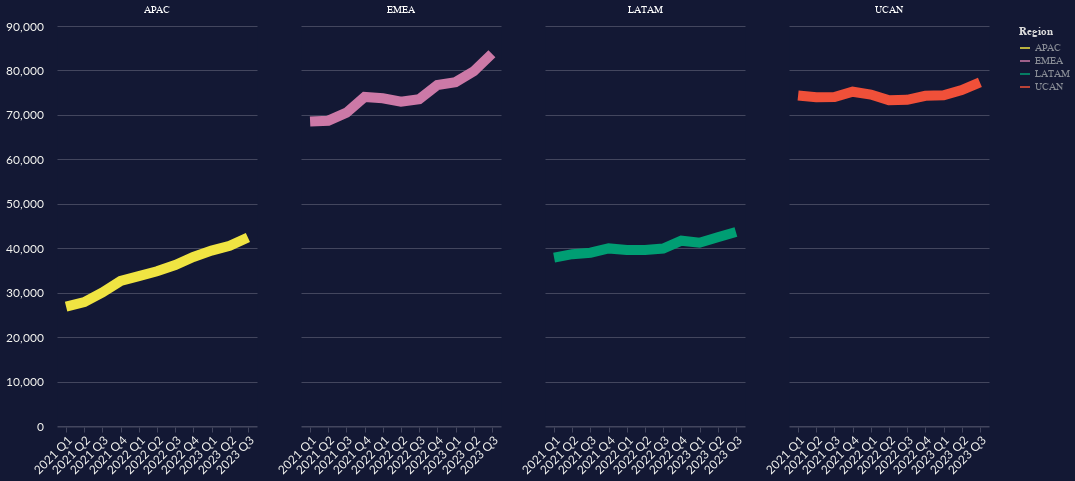

The notebook cell this image was saved under:
### Code cell
line_chart = alt.Chart(df).mark_line(size=10).encode(
    x=alt.X('Quarter:O', axis=alt.Axis(labelAngle=-45)),
    y=alt.Y("Paid memberships at end of period:Q"),
    color=alt.Color("Region:N", legend=alt.Legend(title="Region")),
    column=alt.Column("Region:N", header=alt.Header(title=None)),
    tooltip=['Quarter:O', 'Paid memberships at end of period:Q', 'Region:N']
).properties(
    width=200,
    height=400
)
line_chart

### Figure 1 — Vega-Lite specification as saved in the notebook (floating-point values rounded to 4 significant figures)
{"autosize": {"type": "fit", "contains": "padding"}, "config": {"title": {"fontSize": 18, "font": "Lato", "anchor": "start", "color": "#ffffff", "subtitlefont": "Lato"}, "style": {"guide-label": {"fill": "#fff"}, "guide-title": {"fill": "#fff"}}, "axisX": {"labelColor": "#F5F5F1", "titleColor": "#ededed", "domain": true, "domainColor": "#43465e", "domainWidth": 0.5, "grid": false, "labelFont": "Lato", "labelFontSize": 12, "labelAngle": 0, "tickColor": "#43465e", "tickSize": 5, "titleFont": "Lato", "titleFontSize": 12, "titlePadding": 10, "title": "X Axis Title (units)"}, "axisY": {"domain": false, "domainColor": "#e4e4e4", "grid": true, "gridColor": "#43465e", "gridWidth": 1, "labelFont": "Lato", "labelFontSize": 12, "labelColor": "#F5F5F1", "labelAngle": 0, "ticks": false, "titleFont": "Lato", "titleFontSize": 12, "titlePadding": 10, "title": "Y Axis Title (units)", "titleAngle": 0, "titleY": -10, "titleX": 18}, "legend": {"labelColor": "#888c95", "titleColor": "#dadada"}, "view": {"fill": "#131834", "stroke": "transparent"}, "background": "#131834", "range": {"category": ["#f0e442", "#cc79a7", "#009e73", "#F05039", "#780909", "#0b0000", "#dedede", "#43465e"], "diverging": ["#ff7272", "#e80000", "#c10000", "#973333", "#640000", "#000000"]}}, "data": {"name": "data-54c65146e16319f25ad3a370e915a0be"}, "mark": {"type": "line", "size": 10}, "encoding": {"color": {"field": "Region", "legend": {"title": "Region"}, "type": "nominal"}, "column": {"field": "Region", "header": {"title": null}, "type": "nominal"}, "tooltip": [{"field": "Quarter", "type": "ordinal"}, {"field": "Paid memberships at end of period", "type": "quantitative"}, {"field": "Region", "type": "nominal"}], "x": {"axis": {"labelAngle": -45}, "field": "Quarter", "type": "ordinal"}, "y": {"field": "Paid memberships at end of period", "type": "quantitative"}}, "height": 400, "width": 200, "$schema": "https://vega.github.io/schema/vega-lite/v5.14.1.json", "datasets": {"data-54c65146e16319f25ad3a370e915a0be": [{"Time": "2021-03-31T00:00:00", "Region": "UCAN", "Revenues": 3170972, "Paid net membership additions (losses)": 448, "Paid memberships at end of period": 74384, "Average paying memberships": 74160, "Average revenue per membership (2)": 14.25, "% change as compared to prior-year period": 0.09, "Quarter": "2021\tQ1"}, {"Time": "2021-06-30T00:00:00", "Region": "UCAN", "Revenues": 3234643, "Paid net membership additions (losses)": -433, "Paid memberships at end of period": 73951, "Average paying memberships": 74168, "Average revenue per membership (2)": 14.54, "% change as compared to prior-year period": 0.1, "Quarter": "2021\tQ2"}, {"Time": "2021-09-30T00:00:00", "Region": "UCAN", "Revenues": 3257697, "Paid net membership additions (losses)": 73, "Paid memberships at end of period": 74024, "Average paying memberships": 73988, "Average revenue per membership (2)": 14.68, "% change as compared to prior-year period": 0.1, "Quarter": "2021\tQ3"}, {"Time": "2021-12-31T00:00:00", "Region": "UCAN", "Revenues": 3308788, "Paid net membership additions (losses)": 1191, "Paid memberships at end of period": 75215, "Average paying memberships": 74620, "Average revenue per membership (2)": 14.78, "% change as compared to prior-year period": 0.09, "Quarter": "2021\tQ4"}, {"Time": "2022-03-31T00:00:00", "Region": "UCAN", "Revenues": 3350424, "Paid net membership additions (losses)": -636, "Paid memberships at end of period": 74579, "Average paying memberships": 74897, "Average revenue per membership (2)": 14.91, "% change as compared to prior-year period": 0.05, "Quarter": "2022\tQ1"}, {"Time": "2022-06-30T00:00:00", "Region": "UCAN", "Revenues": 3537863, "Paid net membership additions (losses)": -1296, "Paid memberships at end of period": 73283, "Average paying memberships": 73931, "Average revenue per membership (2)": 15.95, "% change as compared to prior-year period": 0.1, "Quarter": "2022\tQ2"}, {"Time": "2022-09-30T00:00:00", "Region": "UCAN", "Revenues": 3601565, "Paid net membership additions (losses)": 104, "Paid memberships at end of period": 73387, "Average paying memberships": 73335, "Average revenue per membership (2)": 16.37, "% change as compared to prior-year period": 0.12, "Quarter": "2022\tQ3"}, {"Time": "2022-12-31T00:00:00", "Region": "UCAN", "Revenues": 3594791, "Paid net membership additions (losses)": 909, "Paid memberships at end of period": 74296, "Average paying memberships": 73842, "Average revenue per membership (2)": 16.23, "% change as compared to prior-year period": 0.1, "Quarter": "2022\tQ4"}, {"Time": "2023-03-31T00:00:00", "Region": "UCAN", "Revenues": 3608645, "Paid net membership additions (losses)": 102, "Paid memberships at end of period": 74398, "Average paying memberships": 74347, "Average revenue per membership (2)": 16.18, "% change as compared to prior-year period": 0.09, "Quarter": "2023\tQ1"}, {"Time": "2023-06-30T00:00:00", "Region": "UCAN", "Revenues": 3599448, "Paid net membership additions (losses)": 1173, "Paid memberships at end of period": 75571, "Average paying memberships": 74985, "Average revenue per membership (2)": 16.0, "% change as compared to prior-year period": 0.0, "Quarter": "2023\tQ2"}, {"Time": "2023-09-30T00:00:00", "Region": "UCAN", "Revenues": 3735133, "Paid net membership additions (losses)": 1750, "Paid memberships at end of period": 77321, "Average paying memberships": 76446, "Average revenue per membership (2)": 16.29, "% change as compared to prior-year period": 0.0, "Quarter": "2023\tQ3"}, {"Time": "2021-03-31T00:00:00", "Region": "EMEA", "Revenues": 2343674, "Paid net membership additions (losses)": 1810, "Paid memberships at end of period": 68508, "Average paying memberships": 67603, "Average revenue per membership (2)": 11.56, "% change as compared to prior-year period": 0.11, "Quarter": "2021\tQ1"}, {"Time": "2021-06-30T00:00:00", "Region": "EMEA", "Revenues": 2400480, "Paid net membership additions (losses)": 188, "Paid memberships at end of period": 68696, "Average paying memberships": 68602, "Average revenue per membership (2)": 11.66, "% change as compared to prior-year period": 0.11, "Quarter": "2021\tQ2"}, {"Time": "2021-09-30T00:00:00", "Region": "EMEA", "Revenues": 2432239, "Paid net membership additions (losses)": 1804, "Paid memberships at end of period": 70500, "Average paying memberships": 69598, "Average revenue per membership (2)": 11.65, "% change as compared to prior-year period": 0.07, "Quarter": "2021\tQ3"}, {"Time": "2021-12-31T00:00:00", "Region": "EMEA", "Revenues": 2523426, "Paid net membership additions (losses)": 3536, "Paid memberships at end of period": 74036, "Average paying memberships": 72268, "Average revenue per membership (2)": 11.64, "% change as compared to prior-year period": 0.05, "Quarter": "2021\tQ4"}, {"Time": "2022-03-31T00:00:00", "Region": "EMEA", "Revenues": 2561831, "Paid net membership additions (losses)": -303, "Paid memberships at end of period": 73733, "Average paying memberships": 73885, "Average revenue per membership (2)": 11.56, "% change as compared to prior-year period": 0.0, "Quarter": "2022\tQ1"}, {"Time": "2022-06-30T00:00:00", "Region": "EMEA", "Revenues": 2457235, "Paid net membership additions (losses)": -767, "Paid memberships at end of period": 72966, "Average paying memberships": 73350, "Average revenue per membership (2)": 11.17, "% change as compared to prior-year period": -0.04, "Quarter": "2022\tQ2"}, {"Time": "2022-09-30T00:00:00", "Region": "EMEA", "Revenues": 2375814, "Paid net membership additions (losses)": 568, "Paid memberships at end of period": 73534, "Average paying memberships": 73250, "Average revenue per membership (2)": 10.81, "% change as compared to prior-year period": -0.07, "Quarter": "2022\tQ3"}, {"Time": "2022-12-31T00:00:00", "Region": "EMEA", "Revenues": 2350135, "Paid net membership additions (losses)": 3195, "Paid memberships at end of period": 76729, "Average paying memberships": 75132, "Average revenue per membership (2)": 10.43, "% change as compared to prior-year period": -0.1, "Quarter": "2022\tQ4"}, {"Time": "2023-03-31T00:00:00", "Region": "EMEA", "Revenues": 2517641, "Paid net membership additions (losses)": 644, "Paid memberships at end of period": 77373, "Average paying memberships": 77051, "Average revenue per membership (2)": 10.89, "% change as compared to prior-year period": -0.06, "Quarter": "2023\tQ1"}, {"Time": "2023-06-30T00:00:00", "Region": "EMEA", "Revenues": 2562170, "Paid net membership additions (losses)": 2434, "Paid memberships at end of period": 79807, "Average paying memberships": 78590, "Average revenue per membership (2)": 10.87, "% change as compared to prior-year period": -0.03, "Quarter": "2023\tQ2"}, {"Time": "2023-09-30T00:00:00", "Region": "EMEA", "Revenues": 2693146, "Paid net membership additions (losses)": 3953, "Paid memberships at end of period": 83760, "Average paying memberships": 81784, "Average revenue per membership (2)": 10.98, "% change as compared to prior-year period": 0.02, "Quarter": "2023\tQ3"}, {"Time": "2021-03-31T00:00:00", "Region": "LATAM", "Revenues": 836647, "Paid net membership additions (losses)": 357, "Paid memberships at end of period": 37894, "Average paying memberships": 37716, "Average revenue per membership (2)": 7.39, "% change as compared to prior-year period": -0.08, "Quarter": "2021\tQ1"}, {"Time": "2021-06-30T00:00:00", "Region": "LATAM", "Revenues": 860882, "Paid net membership additions (losses)": 764, "Paid memberships at end of period": 38658, "Average paying memberships": 38276, "Average revenue per membership (2)": 7.5, "% change as compared to prior-year period": 0.01, "Quarter": "2021\tQ2"}, {"Time": "2021-09-30T00:00:00", "Region": "LATAM", "Revenues": 915297, "Paid net membership additions (losses)": 330, "Paid memberships at end of period": 38988, "Average paying memberships": 38823, "Average revenue per membership (2)": 7.86, "% change as compared to prior-year period": 0.08, "Quarter": "2021\tQ3"}, {"Time": "2021-12-31T00:00:00", "Region": "LATAM", "Revenues": 964150, "Paid net membership additions (losses)": 973, "Paid memberships at end of period": 39961, "Average paying memberships": 39475, "Average revenue per membership (2)": 8.14, "% change as compared to prior-year period": 0.14, "Quarter": "2021\tQ4"}, {"Time": "2022-03-31T00:00:00", "Region": "LATAM", "Revenues": 998948, "Paid net membership additions (losses)": -351, "Paid memberships at end of period": 39610, "Average paying memberships": 39786, "Average revenue per membership (2)": 8.37, "% change as compared to prior-year period": 0.13, "Quarter": "2022\tQ1"}, {"Time": "2022-06-30T00:00:00", "Region": "LATAM", "Revenues": 1030234, "Paid net membership additions (losses)": 14, "Paid memberships at end of period": 39624, "Average paying memberships": 39617, "Average revenue per membership (2)": 8.67, "% change as compared to prior-year period": 0.16, "Quarter": "2022\tQ2"}, {"Time": "2022-09-30T00:00:00", "Region": "LATAM", "Revenues": 1023945, "Paid net membership additions (losses)": 312, "Paid memberships at end of period": 39936, "Average paying memberships": 39780, "Average revenue per membership (2)": 8.58, "% change as compared to prior-year period": 0.09, "Quarter": "2022\tQ3"}, {"Time": "2022-12-31T00:00:00", "Region": "LATAM", "Revenues": 1016846, "Paid net membership additions (losses)": 1763, "Paid memberships at end of period": 41699, "Average paying memberships": 40818, "Average revenue per membership (2)": 8.3, "% change as compared to prior-year period": 0.02, "Quarter": "2022\tQ4"}, {"Time": "2023-03-31T00:00:00", "Region": "LATAM", "Revenues": 1070192, "Paid net membership additions (losses)": -450, "Paid memberships at end of period": 41249, "Average paying memberships": 41474, "Average revenue per membership (2)": 8.6, "% change as compared to prior-year period": 0.03, "Quarter": "2023\tQ1"}, {"Time": "2023-06-30T00:00:00", "Region": "LATAM", "Revenues": 1077435, "Paid net membership additions (losses)": 1217, "Paid memberships at end of period": 42466, "Average paying memberships": 41858, "Average revenue per membership (2)": 8.58, "% change as compared to prior-year period": -0.01, "Quarter": "2023\tQ2"}, {"Time": "2023-09-30T00:00:00", "Region": "LATAM", "Revenues": 1142811, "Paid net membership additions (losses)": 1179, "Paid memberships at end of period": 43645, "Average paying memberships": 43056, "Average revenue per membership (2)": 8.85, "% change as compared to prior-year period": 0.03, "Quarter": "2023\tQ3"}, {"Time": "2021-03-31T00:00:00", "Region": "APAC", "Revenues": 762414, "Paid net membership additions (losses)": 1361, "Paid memberships at end of period": 26853, "Average paying memberships": 26173, "Average revenue per membership (2)": 9.71, "% change as compared to prior-year period": 0.09, "Quarter": "2021\tQ1"}, {"Time": "2021-06-30T00:00:00", "Region": "APAC", "Revenues": 799480, "Paid net membership additions (losses)": 1022, "Paid memberships at end of period": 27875, "Average paying memberships": 27364, "Average revenue per membership (2)": 9.74, "% change as compared to prior-year period": 0.09, "Quarter": "2021\tQ2"}, {"Time": "2021-09-30T00:00:00", "Region": "APAC", "Revenues": 834002, "Paid net membership additions (losses)": 2176, "Paid memberships at end of period": 30051, "Average paying memberships": 28963, "Average revenue per membership (2)": 9.6, "% change as compared to prior-year period": 0.04, "Quarter": "2021\tQ3"}, {"Time": "2021-12-31T00:00:00", "Region": "APAC", "Revenues": 870705, "Paid net membership additions (losses)": 2581, "Paid memberships at end of period": 32632, "Average paying memberships": 31342, "Average revenue per membership (2)": 9.26, "% change as compared to prior-year period": -0.01, "Quarter": "2021\tQ4"}, {"Time": "2022-03-31T00:00:00", "Region": "APAC", "Revenues": 916754, "Paid net membership additions (losses)": 1087, "Paid memberships at end of period": 33719, "Average paying memberships": 33176, "Average revenue per membership (2)": 9.21, "% change as compared to prior-year period": -0.05, "Quarter": "2022\tQ1"}, {"Time": "2022-06-30T00:00:00", "Region": "APAC", "Revenues": 907719, "Paid net membership additions (losses)": 1080, "Paid memberships at end of period": 34799, "Average paying memberships": 34259, "Average revenue per membership (2)": 8.83, "% change as compared to prior-year period": -0.09, "Quarter": "2022\tQ2"}, {"Time": "2022-09-30T00:00:00", "Region": "APAC", "Revenues": 889037, "Paid net membership additions (losses)": 1429, "Paid memberships at end of period": 36228, "Average paying memberships": 35514, "Average revenue per membership (2)": 8.34, "% change as compared to prior-year period": -0.13, "Quarter": "2022\tQ3"}, {"Time": "2022-12-31T00:00:00", "Region": "APAC", "Revenues": 856711, "Paid net membership additions (losses)": 1795, "Paid memberships at end of period": 38023, "Average paying memberships": 37126, "Average revenue per membership (2)": 7.69, "% change as compared to prior-year period": -0.17, "Quarter": "2022\tQ4"}, {"Time": "2023-03-31T00:00:00", "Region": "APAC", "Revenues": 933523, "Paid net membership additions (losses)": 1455, "Paid memberships at end of period": 39478, "Average paying memberships": 38751, "Average revenue per membership (2)": 8.03, "% change as compared to prior-year period": -0.13, "Quarter": "2023\tQ1"}, {"Time": "2023-06-30T00:00:00", "Region": "APAC", "Revenues": 919273, "Paid net membership additions (losses)": 1068, "Paid memberships at end of period": 40546, "Average paying memberships": 40012, "Average revenue per membership (2)": 7.66, "% change as compared to prior-year period": -0.13, "Quarter": "2023\tQ2"}, {"Time": "2023-09-30T00:00:00", "Region": "APAC", "Revenues": 948216, "Paid net membership additions (losses)": 1881, "Paid memberships at end of period": 42427, "Average paying memberships": 41487, "Average revenue per membership (2)": 7.62, "% change as compared to prior-year period": -0.09, "Quarter": "2023\tQ3"}]}}
